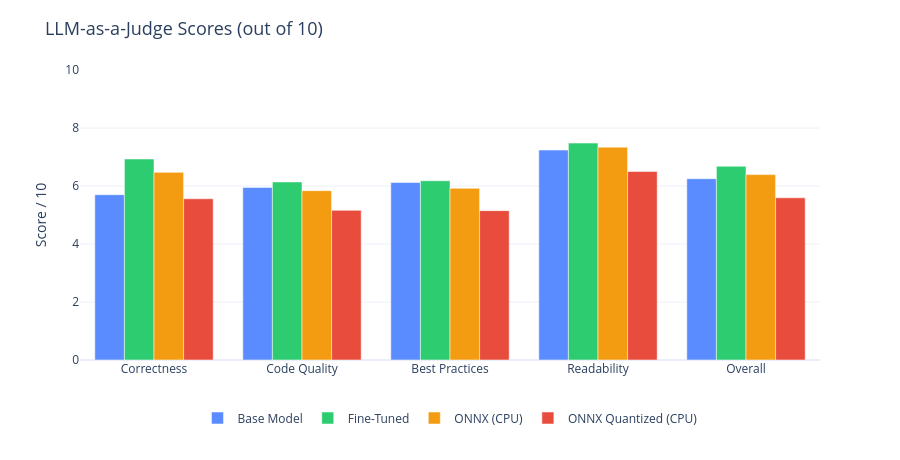

The notebook cell this image was saved under:
### Markdown cell above
---
## 📊 Plot 6 — LLM-as-a-Judge Scores

A separate Claude-based judge evaluated 100 samples per model on four axes:
- **Correctness** — does the code do what was asked?
- **Code Quality** — is it well-structured?
- **Best Practices** — follows language idioms?
- **Readability** — naming, comments, clarity?

Scores are out of 10.

### Code cell
# Plot 6 — LLM-as-a-Judge grouped bar chart

judge_metrics = ["correctness", "code_quality", "best_practices", "readability", "overall"]
judge_labels  = ["Correctness", "Code Quality", "Best Practices", "Readability", "Overall"]

fig6 = go.Figure()

for model in MODELS:
    scores = llm_judge[model]["aggregate_scores"]
    vals   = [scores[k] for k in judge_metrics]
    fig6.add_trace(go.Bar(
        name=MODEL_LABELS[model],
        x=judge_labels,
        y=vals,
        marker_color=COLORS[model],
        hovertemplate="<b>" + MODEL_LABELS[model] + "</b><br>%{x}: %{y:.2f}/10<extra></extra>",
    ))

fig6.update_layout(
    title_text="LLM-as-a-Judge Scores (out of 10)",
    title_font_size=18,
    barmode="group",
    yaxis=dict(title="Score / 10", range=[0, 10]),
    template="plotly_white",
    height=460,
    legend=dict(orientation="h", yanchor="bottom", y=-0.25, xanchor="center", x=0.5),
    margin=dict(t=70, b=100),
)

fig6.show()
save_plot(fig6, "06_llm_judge_scores")

### Figure 1 — Plotly figure (JSON) as saved in the notebook; plotly's stock layout.template omitted (floating-point values rounded to 4 significant figures)
{"data": [{"hovertemplate": "<b>Base Model</b><br>%{x}: %{y:.2f}/10<extra></extra>", "marker": {"color": "#5B8CFF"}, "name": "Base Model", "type": "bar", "x": ["Correctness", "Code Quality", "Best Practices", "Readability", "Overall"], "y": [5.7, 5.95, 6.12, 7.24, 6.253]}, {"hovertemplate": "<b>Fine-Tuned</b><br>%{x}: %{y:.2f}/10<extra></extra>", "marker": {"color": "#2ECC71"}, "name": "Fine-Tuned", "type": "bar", "x": ["Correctness", "Code Quality", "Best Practices", "Readability", "Overall"], "y": [6.93, 6.14, 6.18, 7.48, 6.683]}, {"hovertemplate": "<b>ONNX (CPU)</b><br>%{x}: %{y:.2f}/10<extra></extra>", "marker": {"color": "#F39C12"}, "name": "ONNX (CPU)", "type": "bar", "x": ["Correctness", "Code Quality", "Best Practices", "Readability", "Overall"], "y": [6.47, 5.84, 5.92, 7.34, 6.393]}, {"hovertemplate": "<b>ONNX Quantized (CPU)</b><br>%{x}: %{y:.2f}/10<extra></extra>", "marker": {"color": "#E74C3C"}, "name": "ONNX Quantized (CPU)", "type": "bar", "x": ["Correctness", "Code Quality", "Best Practices", "Readability", "Overall"], "y": [5.56, 5.16, 5.15, 6.5, 5.593]}], "layout": {"barmode": "group", "height": 460, "legend": {"orientation": "h", "x": 0.5, "xanchor": "center", "y": -0.25, "yanchor": "bottom"}, "margin": {"b": 100, "t": 70}, "title": {"font": {"size": 18}, "text": "LLM-as-a-Judge Scores (out of 10)"}, "yaxis": {"range": [0, 10], "title": {"text": "Score / 10"}}}}
